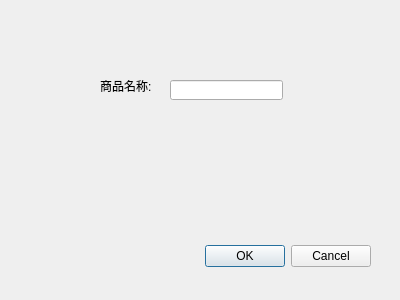
<?xml version="1.0" encoding="UTF-8"?>
<ui version="4.0">
 <class>AddItemDialog</class>
 <widget class="QDialog" name="AddItemDialog">
  <property name="geometry">
   <rect>
    <x>0</x>
    <y>0</y>
    <width>400</width>
    <height>300</height>
   </rect>
  </property>
  <property name="windowTitle">
   <string>添加商品</string>
  </property>
  <widget class="QDialogButtonBox" name="buttonBox">
   <property name="geometry">
    <rect>
     <x>30</x>
     <y>240</y>
     <width>341</width>
     <height>32</height>
    </rect>
   </property>
   <property name="orientation">
    <enum>Qt::Horizontal</enum>
   </property>
   <property name="standardButtons">
    <set>QDialogButtonBox::Cancel|QDialogButtonBox::Ok</set>
   </property>
  </widget>
  <widget class="QLineEdit" name="lineEditItemName">
   <property name="geometry">
    <rect>
     <x>170</x>
     <y>80</y>
     <width>113</width>
     <height>20</height>
    </rect>
   </property>
  </widget>
  <widget class="QLabel" name="labelItemStyle">
   <property name="geometry">
    <rect>
     <x>100</x>
     <y>80</y>
     <width>54</width>
     <height>12</height>
    </rect>
   </property>
   <property name="text">
    <string>商品名称:</string>
   </property>
  </widget>
 </widget>
 <resources/>
 <connections>
  <connection>
   <sender>buttonBox</sender>
   <signal>accepted()</signal>
   <receiver>AddItemDialog</receiver>
   <slot>accept()</slot>
   <hints>
    <hint type="sourcelabel">
     <x>248</x>
     <y>254</y>
    </hint>
    <hint type="destinationlabel">
     <x>157</x>
     <y>274</y>
    </hint>
   </hints>
  </connection>
  <connection>
   <sender>buttonBox</sender>
   <signal>rejected()</signal>
   <receiver>AddItemDialog</receiver>
   <slot>reject()</slot>
   <hints>
    <hint type="sourcelabel">
     <x>316</x>
     <y>260</y>
    </hint>
    <hint type="destinationlabel">
     <x>286</x>
     <y>274</y>
    </hint>
   </hints>
  </connection>
 </connections>
</ui>
